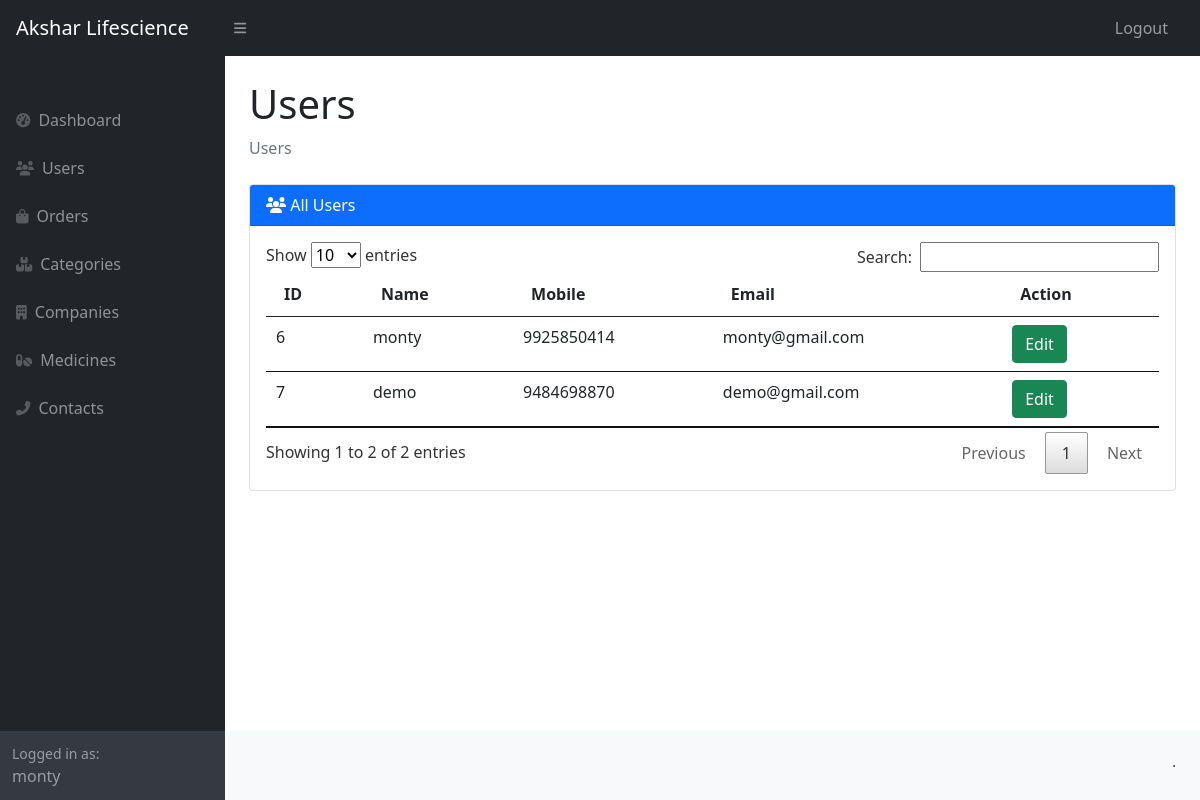
Page /admin/users.php (signed in) on the committed database.
### tables this page shows
CREATE TABLE IF NOT EXISTS `users` (
  `u_id` int(11) NOT NULL AUTO_INCREMENT,
  `u_name` varchar(100) NOT NULL,
  `u_email` varchar(100) NOT NULL,
  `u_mobile` varchar(10) NOT NULL,
  `u_password` varchar(100) NOT NULL,
  `u_pincode` varchar(6) NOT NULL DEFAULT '',
  `u_address` varchar(500) NOT NULL DEFAULT '',
  `u_status` int(11) NOT NULL DEFAULT '0',
  PRIMARY KEY (`u_id`)
);

### admin/users.php (the view, shortened to what this page needs)
<?php
include('config.php');
include('header.php');
?>
<main>
    <div class="container-fluid px-4">
        <h1 class="mt-4">Users</h1>
        <ol class="breadcrumb mb-4">
            <li class="breadcrumb-item active">Users</li>
        </ol>
        <div class="row">
            <div class="col-12">
                <?php
                if (isset($edit)) {
                ?>
                    <form method="post">
                        <div class="card mb-4">
                            <div class="card-header bg-primary text-white">
                                <i class="fas fa-user-plus"></i>
                                Update User
                            </div>
                            <div class="card-body">
                                <div class="row">
                                    <div class="col-4 form-group">
                                        <label for="name">Name :</label>
                                        <input type="text" name="name" id="name" value="<?php echo $edit["u_name"]; ?>" class="form-control">
                                    </div>
                                    <div class="col-4 form-group">
                                        <label for="email">Email :</label>
                                        <input type="email" name="email" id="email" value="<?php echo $edit["u_email"]; ?>" class="form-control">
                                    </div>
                                    <div class="col-4 form-group">
                                        <label for="mobile">Mobile :</label>
                                        <input type="text" name="mobile" id="mobile" value="<?php echo $edit["u_mobile"]; ?>" class="form-control">
                                    </div>
                                </div>
                            </div>
                            <div class="card-footer">
                                <button type="submit" name="update" class="btn btn-primary">Update User</button>
                            </div>
                        </div>
                    </form>
                <?php
                } else {
                ?>
                    <div class="card mb-4">
                        <div class="card-header bg-primary text-white">
                            <i class="fas fa-users"></i>
                            All Users
                        </div>
                        <div class="card-body">
                            <table id="users" class="table">
                                <thead>
                                    <tr>
                                        <th>ID</th>
                                        <th>Name</th>
                                        <th>Mobile</th>
                                        <th>Email</th>
                                        <th>Action</th>
                                    </tr>
                                </thead>
                                <tbody>
                                    <?php
                                    $res = mysqli_query($con, "SELECT * FROM `users`");
                                    while ($user = mysqli_fetch_assoc($res)) {
                                    ?>
                                        <tr>
                                            <td><?php echo $user["u_id"]; ?></td>
                                            <td><?php echo $user["u_name"]; ?></td>
                                            <td><?php echo $user["u_mobile"]; ?></td>
                                            <td><?php echo $user["u_email"]; ?></td>
                                            <td>
                                                <button type="button" class="btn btn-success" onclick="location.href='?edit=<?php echo $user['u_id']; ?>'">Edit</button>
                                            </td>
                                        </tr>
                                    <?php
                                    }
                                    ?>
                                </tbody>
                            </table>
                        </div>
                    </div>
                <?php
                }
                ?>
            </div>
        </div>
    </div>
</main>
<?php include('footer.php') ?>

### rows in the picture
users: u_id "6", u_name "monty", u_mobile "9925850414", u_email "monty@gmail.com"
users: u_id "7", u_name "demo", u_mobile "9484698870", u_email "demo@gmail.com"

### other values in the picture
$_SESSION["admin_name"] "monty"
